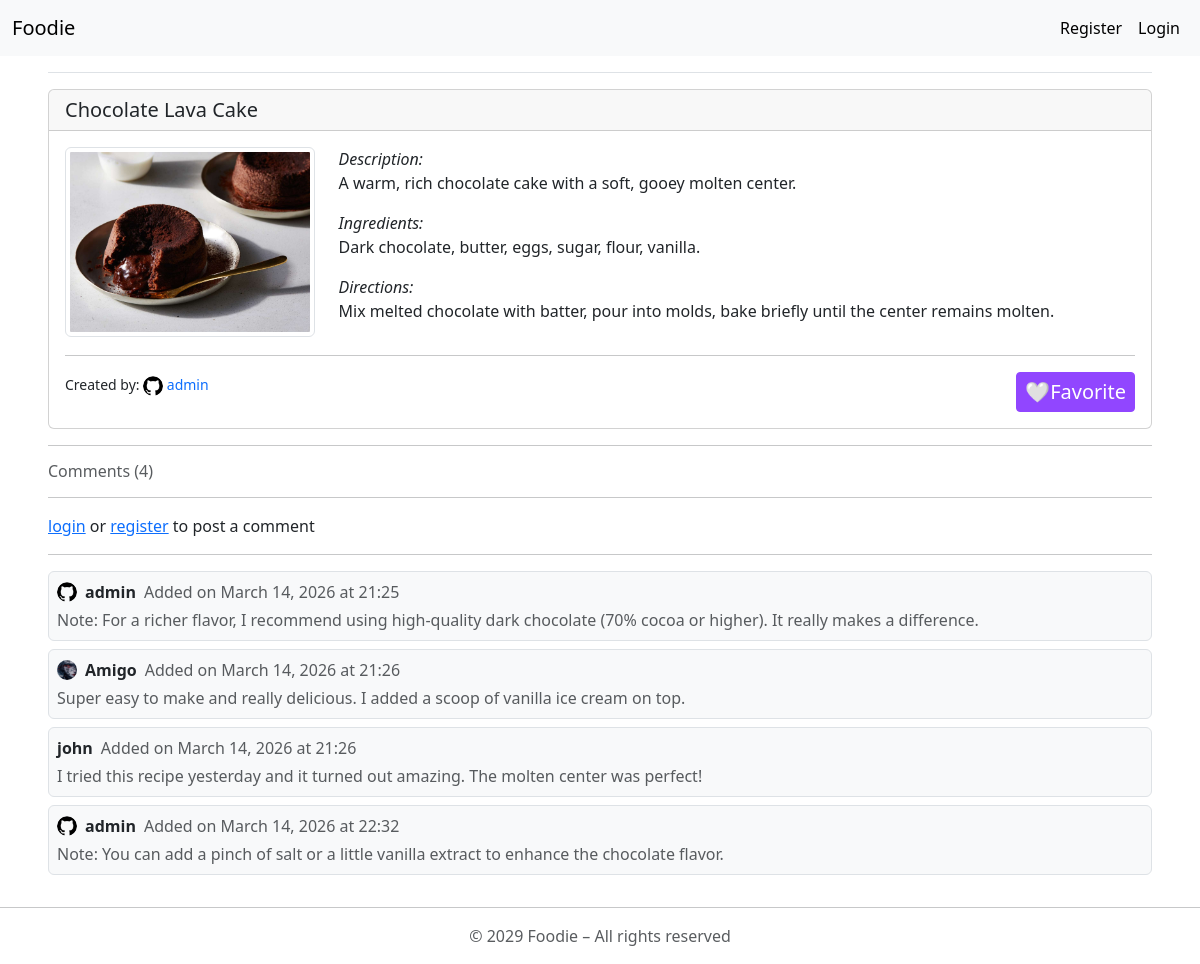
The app's page /recipes/3/ with its own data.
### recipes/models.py (models this page shows, shortened)
class Recipe (models.Model):
    name = models.CharField(max_length = 100)
    description = models.TextField(null = True, blank = True)
    ingredients = models.TextField()
    directions = models.TextField()
    date_added = models.DateTimeField(auto_now_add=True, null = True, blank = True)
    category = models.ForeignKey(Category, on_delete=models.CASCADE)
    user = models.ForeignKey(User, on_delete=models.CASCADE, null=True, related_name="recipes")
    image = models.ImageField(upload_to="recipe_images/", null=True, blank=True)
    favorited_by = models.ManyToManyField(User, blank=True, related_name="favorite_recipes")

### accounts/models.py (models this page shows, shortened)
class UserProfile(models.Model):
    user = models.OneToOneField(User, on_delete=models.CASCADE, related_name="profile")
    bio = models.TextField(blank=True, null=True)
    date_created = models.DateTimeField(auto_now_add=True,  null=True)
    profile_photo = models.ImageField(upload_to="profile_photos/", null = True, blank = True)

### comments/models.py (models this page shows, shortened)
class Comment(models.Model):
    recipe = models.ForeignKey(Recipe, on_delete=models.CASCADE, related_name="comments")
    user = models.ForeignKey(User, on_delete=models.CASCADE, null=True, related_name="comments")
    text = models.TextField()
    date_added = models.DateTimeField(auto_now_add=True)

### recipes/views.py (the view)
# urls.py: path('<int:recipe_id>/', views.recipe_detail, name = 'recipe_details'),
def recipe_detail(request, recipe_id):
    recipe = get_object_or_404(Recipe, pk=recipe_id)
    comments = recipe.comments.all()
    new_comment = None
    if request.method == "POST":
        comment_form = CommentForm(data=request.POST)
        if comment_form.is_valid():
            new_comment = comment_form.save(commit=False)
            new_comment.recipe = recipe
            new_comment.user = request.user
            new_comment.save()
            return redirect(recipe.get_absolute_url())
    else:
        comment_form = CommentForm()
    context = {"recipe": recipe, "comments": comments, "comment_form": comment_form}
    return render(request, "recipes/recipe.html", context)

### recipes/context_processors.py (called while the page is built)
def search_form(request):
    return {'search_form': SearchForm()}

### recipes/templates/recipes/recipe.html (shortened to what this page needs)
{% extends "base.html" %}
{% load django_bootstrap5 %}
{% block content1 %}
        <div class="card mb-3">
            <h5 class="card-header d-flex align-items-center">
                {{ recipe.name }}
            </h5>
            <div class="card-body">
                <div class="row align-items-start">
                    {% if recipe.image %}
                        <div class="col-md-3">
                            <img src="{{ recipe.image.url }}" alt="{{ recipe.name }}" class="img-fluid img-thumbnail" width="800" height="600"  >
                        </div>
                    {% endif %}
                    <div class="col-md-9">
                        <i>Description: </i>
                        <p> {{ recipe.description }} </p>
                        <i>Ingredients: </i>
                        <p> {{ recipe.ingredients }} </p>
                        <i>Directions: </i>
                        <p> {{ recipe.directions }} </p>
                    </div>
                </div>
            <div class="text-left pb-1">
                <hr>
                <small>Created by:
                        {% if recipe.user.profile.profile_photo %}
                            <img src="{{ recipe.user.profile.profile_photo.url }}" alt="profile-photo" class="rounded-circle" width="20" height="20">
                        {% endif %}
                        {% if recipe.user.profile %}
                            <a class="text-decoration-none" href="{% url "recipes:public_profile" recipe.user.id %}"> {{ recipe.user.username }} </a>
                        {% else %}
                            Anonymous
                        {% endif %}
                </small>
                <form action={% url "recipes:toggle_favorite" recipe.id %} method="post" class="d-inline float-end">
                    {% if user in recipe.favorited_by.all %}
                        <button type="Submit" class="btn btn-warning btn-sm text-black fs-5">🖤Unfavorite</button>
                    {% else %}
                        <button type="Submit" class="btn btn-twitch btn-sm text-white fs-5">🤍Favorite</button>
                    {% endif %}
                </form>
            </div>
        </div>
    </div>
    <div>
        <hr>
        <h6 class="text-muted mb-2">Comments ({{ comments|length }})</h6>
        <hr>
    </div>
    {% if user.is_authenticated %}
        <div class="mt-4">
            <h5>Leave a comment:</h5>
            <form method="post">
                {% csrf_token %}
                {% bootstrap_form comment_form %}
                    <div class="mt-3">
                        {% bootstrap_button button_type="submit" content="Post" %}
                    </div>
            </form>
            <br>
        </div>
    {% else %}
        <a href="{% url "accounts:login" %}">login</a> or <a href={% url "accounts:register" %}>register</a> to post a comment
        <hr>
    {% endif %}
    <div>
        {% for comment in comments %}
            <div class="border rounded p-2 mb-2 bg-light">
                 <div class="d-flex align-items-center mb-1">
                    {% if comment.user.profile.profile_photo %}
                        <img src="{{ comment.user.profile.profile_photo.url }}" alt="profile-photo" class="rounded-circle me-2" width="20" height="20">
                    {% endif %}
                    <div>
                        <div class="d-flex align-items-center">
                            <h6 class="mb-0 me-2">
                                <b>{{ comment.user }}</b>
                            </h6>
                            <p class="mb-0 text-muted">Added on {{ comment.date_added|date:"F d, Y" }} at {{ comment.date_added|time:"H:i"  }} </p>
                        </div>
                    </div>
                </div>
                    <p class="mb-0 text-muted">
                            {{ comment.text }}
                    </p>
            </div>
        {% empty %}
            <hr>
            <p>No comments</p>
        {% endfor %}
    </div>
{% endblock content1 %}

### templates/base.html (style rules this page uses)
.btn-twitch { background-color: #9146FF; border-color: #9146FF; color: white; }

### recipes/templates/recipes/recipe.html (style rules this page uses)
.btn-twitch { background-color: #9146FF; border-color: #9146FF; color: white; }

### records on screen
Recipe: name "Chocolate Lava Cake", image (picture), description "A warm, rich chocolate cake with a soft, gooey molten center.", ingredients "Dark chocolate, butter, eggs, sugar, flour, vanilla.", directions "Mix melted chocolate with batter, pour into molds, bake briefly until the center remains molten.", user.profile.profile_photo (picture), user.username "admin"
Comment: user.profile.profile_photo (picture), user "admin", date_added "March 14, 2026", date_added "21:25", text "Note: For a richer flavor, I recommend using high-quality dark chocolate (70% cocoa or higher). It really makes a difference."
Comment: user.profile.profile_photo (picture), user "Amigo", date_added "March 14, 2026", date_added "21:26", text "Super easy to make and really delicious. I added a scoop of vanilla ice cream on top."
Comment: user "john", date_added "March 14, 2026", date_added "21:26", text "I tried this recipe yesterday and it turned out amazing. The molten center was perfect!"
Comment: user.profile.profile_photo (picture), user "admin", date_added "March 14, 2026", date_added "22:32", text "Note: You can add a pinch of salt or a little vanilla extract to enhance the chocolate flavor."

### other values on screen
{{ comments|length }} "4"
